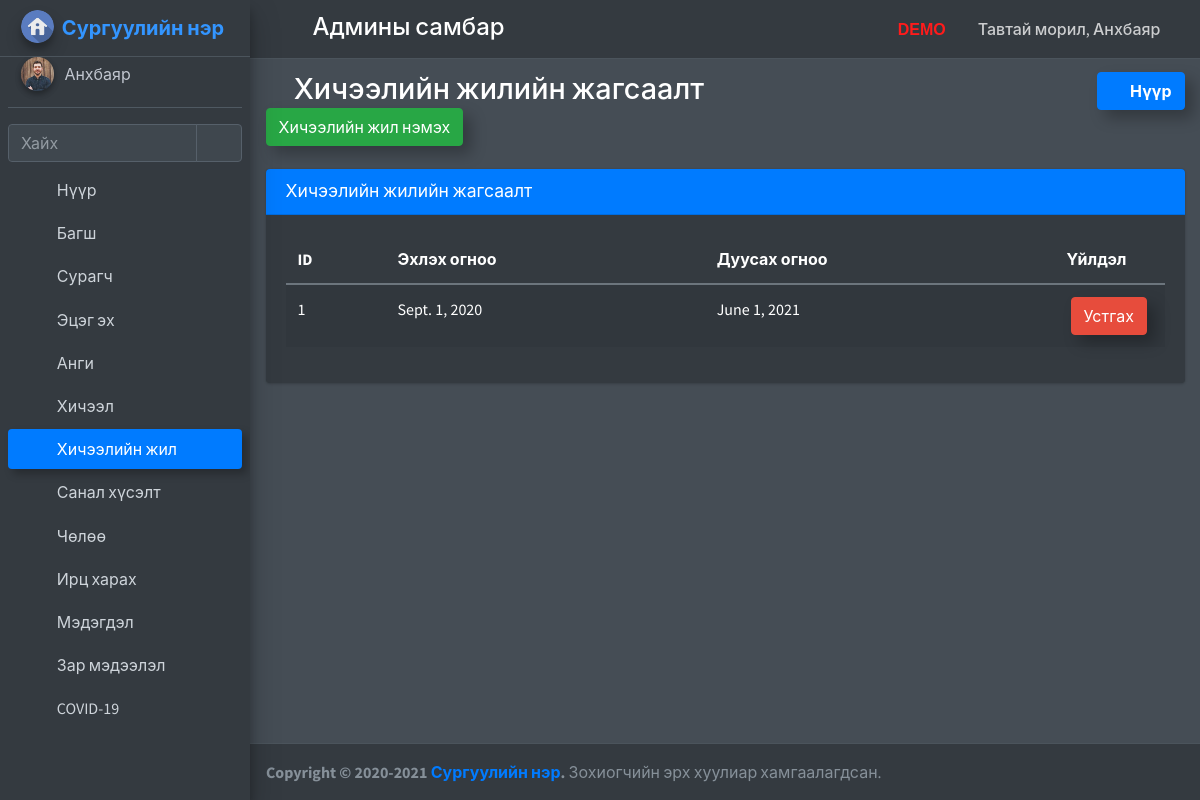
Screenshot of /manage_session (signed in) with the database file from the repository.
### school_management_app/models.py (models this page shows)
class CustomUser(AbstractUser):
    user_type_data=((1,"HOD"),(2,"Staff"),(3,"Student"),(4,"Parent"))
    user_type=models.CharField(default=1,choices=user_type_data,max_length=10)

class AdminHOD(models.Model):
    id=models.AutoField(primary_key=True)
    admin=models.OneToOneField(CustomUser,on_delete=models.CASCADE)
    created_at=models.DateTimeField(auto_now_add=True)
    updated_at=models.DateTimeField(auto_now_add=True)
    profile_pic=models.FileField(default="")
    objects=models.Manager()

class SessionYearModel(models.Model):
    id=models.AutoField(primary_key=True)
    session_start_year=models.DateField()
    session_end_year=models.DateField()
    object=models.Manager()

### school_management_app/HodViews.py (the view)
# urls.py: path('manage_session', HodViews.manage_session,name="manage_session"),
def manage_session(request):
    user=CustomUser.objects.get(id=request.user.id)
    admin=AdminHOD.objects.get(admin=user)
    sessions=SessionYearModel.object.all()
    return render(request,"hod_template/manage_session.html",{"sessions":sessions,"admin":admin})

### school_management_app/templates/hod_template/manage_session.html (shortened to what this page needs)
{% extends 'hod_template/base_template.html' %}
{% block page_title %}
<i class="nav-icon fas fa-calendar-alt"></i> Хичээлийн жилийн жагсаалт <a href="/add_session" class="btn btn-success shadow-custom">Хичээлийн жил нэмэх</a>
{% endblock page_title %}
{% block main_content %}
<section class="content">
  <div class="container-fluid">
    <div class="row">
      <div class="col-md-12">
        <div class="card card-primary">
          <div class="card-header">
            <h3 class="card-title">Хичээлийн жилийн жагсаалт</h3>
          </div>
          <div class="card-body">
            <table id="example1" class="table table-striped">
              <thead>
                <tr>
                  <th>ID</th>
                  <th>Эхлэх огноо</th>
                  <th>Дуусах огноо</th>
                  <th>Үйлдэл</th>
                </tr>
              </thead>
              <tbody>
                {% for session in sessions %}
                <tr>
                  <td style="width: 100px;">{{ session.id }}</td>
                  <td>{{ session.session_start_year }}</td>
                  <td>{{ session.session_end_year }}</td>
                  <td style="width: 110px;">
                    <a href="/delete_session/{{ session.id }}" title="Delete" data-toggle="modal"
                      data-target="#deleteReply" id="deleteButton{{session.id}}"
                      class="btn btn-danger ml-1 confirm-delete shadow-custom">Устгах</a>
                  </td>
                </tr>
                {% endfor %}
              </tbody>
            </table>
          </div>
        </div>
      </div>
    </div>
  </div>
</section>
{% endblock main_content %}

### school_management_app/templates/hod_template/base_template.html (shortened to what this page needs)
{% load static %}
<!DOCTYPE html>
<html>
<head>
  <link rel="stylesheet" href="{% static "plugins/fontawesome-free/css/all.min.css" %}">
  <link rel="stylesheet" href="https://code.ionicframework.com/ionicons/2.0.1/css/ionicons.min.css">
  <link rel="stylesheet" href="{% static "plugins/tempusdominus-bootstrap-4/css/tempusdominus-bootstrap-4.min.css" %}">
  <link rel="stylesheet" href="{% static "plugins/icheck-bootstrap/icheck-bootstrap.min.css" %}">
  <link rel="stylesheet" href="{% static "plugins/jqvmap/jqvmap.min.css" %}">
  <link rel="stylesheet" href="{% static "dist/css/adminlte.min.css" %}">
  <link rel="stylesheet" href="{% static "plugins/overlayScrollbars/css/OverlayScrollbars.min.css" %}">
  <link rel="stylesheet" href="{% static "plugins/daterangepicker/daterangepicker.css" %}">
  <link rel="stylesheet" href="{% static "plugins/summernote/summernote-bs4.css" %}">
  <link rel="stylesheet" href="{% static "custom/css/style.css" %}">
</head>
<body class="hold-transition sidebar-mini layout-fixed layout-navbar-fixed dark-mode">
  <div class="wrapper">
    <nav class="main-header navbar navbar-expand navbar-dark">
      <ul class="navbar-nav">
        <li class="nav-item">
          <a class="nav-link" data-widget="pushmenu" href="#"><i class="fas fa-bars"></i></a>
        </li>
      </ul>
      <h4 class="title-c1" style="margin-left: 10px; margin-top: 5px;">
        <span class="desktop">Админы самбар</span>
      </h4>
      <ul class="navbar-nav ml-auto">
        <li class="nav-item d-flex">
          <a class="nav-link">
            <span class="desktop-demo">DEMO</span>
        </li>
        <li class="nav-item d-flex">
          <a class="nav-link title-c2" style="white-space: nowrap; cursor: pointer;" data-toggle="dropdown" aria-haspopup="true" aria-expanded="false">
            <span class="hidden">Тавтай морил, </span>{{ user.last_name }}
            <i class="fas fa-angle-down"></i>
          </a>
        </li>
      </ul>
    </nav>
    {% include 'hod_template/sidebar_template.html' with user=user id=id %}
    <div class="content-wrapper">
      <div class="content-header">
        <div class="container-fluid">
          <div class="row mb-2">
            <div class="col-sm-6">
              <h1 class="m-0">
                {% block page_title %}
                {% endblock page_title %}
              </h1>
            </div>
            <div class="col-sm-6">
              <ol class="breadcrumb float-sm-right">
                <li class="breadcrumb-item"><a class="btn btn-primary font-weight-bold" href="{% url 'admin_home' %}"><i class="nav-icon fas fa-tachometer-alt mr-2"></i>Нүүр</a></li>
              </ol>
            </div>
          </div>
        </div>
      </div>
      {% block main_content %}{% endblock main_content %}
    </div>
    {% include 'hod_template/footer.html' %}
  </div>
</body>
</html>

### school_management_app/templates/hod_template/sidebar_template.html (shortened to what this page needs)
{% load static %}
<aside class="main-sidebar sidebar-dark-primary elevation-4">
  <a href="/admin_home" class="brand-link">
    <img src="{% static "dist/img/home-icon.png" %}" alt="logo" class="brand-image img-circle elevation-3"
      style="opacity: .9">
    <span class="brand-text font-weight-bold">Сургуулийн нэр</span>
  </a>
  <div class="sidebar">
    <div class="user-panel mt-3 pb-3 mb-3 d-flex">
      <div class="image">
        <img src="{{ admin.profile_pic }}" class="img-circle elevation-2 zoomD" alt="User Image">
      </div>
      <div class="info">
        <a href="{% url 'admin_profile' %}" class="d-block ">{{ user.last_name }}</a>
      </div>
    </div>
    <div class="form-inline">
      <div class="input-group" data-widget="sidebar-search">
        <input class="form-control form-control-sidebar" type="search" placeholder="Хайх" aria-label="Search">
        <div class="input-group-append">
          <button class="btn btn-sidebar" style="box-shadow: none !important;">
            <i class="fas fa-search fa-fw"></i>
          </button>
        </div>
      </div>
    </div>
    <nav class="mt-2">
      <ul class="nav nav-pills nav-sidebar flex-column nav-child-indent" data-widget="treeview" role="menu"
        data-accordion="false">
        <li class="nav-item">
          {% url 'admin_home' as admin_home %}
          <a href="{{ admin_home }}" class="nav-link {% if request.path == admin_home %} active {% endif %}">
            <i class="nav-icon fas fa-tachometer-alt"></i>
            <p>Нүүр</p>
          </a>
        </li>
        <li class="nav-item">
          {% url 'add_staff' as add_staff %}
          {% url 'manage_staff' as manage_staff %}
          {% url 'edit_staff' staff_id=id as edit_staff %}
          <a href="#" class="nav-link {% if request.path == add_staff %} active {% elif request.path == manage_staff %} active {% elif request.path == edit_staff %} active {% endif %}">
            <i class="nav-icon fas fa-chalkboard-teacher"></i>
            <p>Багш
              <i class="right fas fa-angle-left"></i>
            </p>
          </a>
        </li>
        <li class="nav-item">
          {% url 'add_student' as add_student %}
          {% url 'manage_student' as manage_student %}
          {% url 'edit_student' student_id=id as edit_student %}
          <a href="#" class="nav-link {% if request.path == add_student %} active {% elif request.path == manage_student %} active {% elif request.path == edit_student %} active {% endif %}">
            <i class="nav-icon fas fa-user-graduate"></i>
            <p>
              Сурагч
              <i class="right fas fa-angle-left"></i>
            </p>
          </a>
        </li>
        <li class="nav-item">
          {% url 'add_parent' as add_parent %}
          {% url 'manage_parent' as manage_parent %}
          {% url 'edit_parent' parent_id=id as edit_parent %}
          <a href="#" class="nav-link {% if request.path == add_parent %} active {% elif request.path == manage_parent %} active {% elif request.path == edit_parent %} active {% endif %}">
            <i class="nav-icon fas fa-users"></i>
            <p>
              Эцэг эх
              <i class="right fas fa-angle-left"></i>
            </p>
          </a>
        </li>
        <li class="nav-item">
          {% url 'add_course' as add_course %}
          {% url 'manage_course' as manage_course %}
          {% url 'edit_course' course_id=id as edit_course %}
          <a href="#" class="nav-link {% if request.path == add_course %} active {% elif request.path == manage_course %} active {% elif request.path == edit_course %} active {% endif %}">
            <i class="nav-icon fas fa-book"></i>
            <p>
              Анги
              <i class="right fas fa-angle-left"></i>
            </p>
          </a>
        </li>
        <li class="nav-item">
          {% url 'add_subject' as add_subject %}
          {% url 'manage_subject' as manage_subject %}
          {% url 'edit_subject' subject_id=id as edit_subject %}
          <a href="#" class="nav-link {% if request.path == add_subject %} active {% elif request.path == manage_subject %} active {% elif request.path == edit_subject %} active {% endif %}">
            <i class="nav-icon fas fa-book-open"></i>
            <p>
              Хичээл
              <i class="right fas fa-angle-left"></i>
            </p>
          </a>
        </li>
        <li class="nav-item">
          {% url 'add_session' as add_session %}
          {% url 'manage_session' as manage_session %}
          <a href="#" class="nav-link {% if request.path == add_session %} active {% elif request.path == manage_session %} active {% endif %}">
            <i class="nav-icon fas fa-calendar-alt"></i>
            <p>
              Хичээлийн жил
              <i class="right fas fa-angle-left"></i>
            </p>
          </a>
        </li>
        <li class="nav-item">
          {% url 'student_feedback_message' as student_feedback_message %}
          {% url 'staff_feedback_message' as staff_feedback_message %}
          {% url 'parent_feedback_message' as parent_feedback_message %}
          <a href="#" class="nav-link {% if request.path == student_feedback_message %} active {% elif request.path == staff_feedback_message %} active {% elif request.path == parent_feedback_message %} active {% endif %}">
            <i class="nav-icon fas fa-comments"></i>
            <p>
              Санал хүсэлт
              <i class="right fas fa-angle-left"></i>
            </p>
          </a>
        </li>
        <li class="nav-item">
          {% url 'student_leave_view' as student_leave_view %}
          {% url 'staff_leave_view' as staff_leave_view %}
          <a href="#" class="nav-link {% if request.path == student_leave_view %} active {% elif request.path == staff_leave_view %} active {% endif %}">
            <i class="nav-icon fas fa-sign-out-alt"></i>
            <p>
              Чөлөө
              <i class="right fas fa-angle-left"></i>
            </p>
          </a>
        </li>
        <li class="nav-item">
          {% url 'admin_view_attendance' as admin_view_attendance %}
          <a href="{% url 'admin_view_attendance' %}"
            class="nav-link {% if request.path == admin_view_attendance %} active {% endif %}">
            <i class="nav-icon fas fa-user-check"></i>
            <p>
              Ирц харах
            </p>
          </a>
        </li>
        <li class="nav-item">
          {% url 'admin_send_notification_staff' as admin_send_notification_staff %}
          {% url 'admin_send_notification_student' as admin_send_notification_student %}
          {% url 'admin_send_notification_parent' as admin_send_notification_parent %}
          <a href="#" class="nav-link ">
            <i class="nav-icon fas fa-bell"></i>
            <p>
              Мэдэгдэл
              <i class="right fas fa-angle-left"></i>
            </p>
          </a>
        </li>
        {% url 'manage_tnews' as manage_tnews %}
        {% url 'edit_tnews' TNews_id=id as edit_tnews %}
        {% url 'add_tnews' as add_tnews %}
        {% url 'view_tnews' TNews_id=id as view_tnews %}
        {% url 'manage_news' as manage_news %}
        {% url 'edit_news' News_id=id as edit_news %}
        {% url 'add_news' as add_news %}
        {% url 'view_news' News_id=id as view_news %}
        {% url 'manage_pnews' as manage_pnews %}
        {% url 'edit_pnews' PNews_id=id as edit_pnews %}
        {% url 'add_pnews' as add_pnews %}
        {% url 'view_pnews' PNews_id=id as view_pnews %}
        <li class="nav-item">
          <a href="#" class="nav-link
          ">
            <i class="nav-icon fas fa-newspaper"></i>
            <p>
              Зар мэдээлэл
              <i class="right fas fa-angle-left"></i>
            </p>
          </a>
        <li class="nav-item">
          {% url 'covid19' as covid19 %}
          <a href="{% url 'covid19' %}" class="nav-link {% if request.path == covid19 %} active {% endif %}">
            <i class="nav-icon fas fa-virus"></i>
            <p>
              COVID-19
            </p>
          </a>
        </li>
      </ul>
    </nav>
  </div>
</aside>

### school_management_app/static/custom/css/style.css (style rules this page uses)
.shadow-custom { box-shadow: 8px 8px 15px rgba(0, 0, 0, 0.267) !important; }
.breadcrumb-item { margin-top: 10px; display: none; }
@media screen and (min-width: 992px) { .breadcrumb-item { margin-top: 0px; display: inline-block; } }
.btn { box-shadow: 8px 8px 15px rgba(0, 0, 0, 0.267) !important; }

### school_management_app/templates/hod_template/base_template.html (style rules this page uses)
.title-c1 { font-size: 20px; }
.desktop { font-size: 0px; }
.desktop-demo { font-size: 0px; }
.title-c2 { font-size: 15px; }
.hidden { font-size: 0; }
@media screen and (min-width: 992px) { .title-c1 { font-size: 24px; } }
@media screen and (min-width: 992px) { .desktop { font-size: 24px; } }
@media screen and (min-width: 992px) { .desktop-demo { font-size: 1rem; color: #ff1b1b; font-weight: 700; font-family: sans-serif; } }
@media screen and (min-width: 992px) { .title-c2 { font-size: 16px; font-weight: 500; } }
@media screen and (min-width: 992px) { .hidden { font-size: 16px; } }

### school_management_app/templates/hod_template/sidebar_template.html (style rules this page uses)
.zoomD { cursor: zoom-in; }
.nav-link.active { box-shadow: 5px 5px 8px rgba(0, 0, 0, 0.267) !important; }

### rows the page displays
CustomUser: last_name "Анхбаяр"
AdminHOD: profile_pic (picture)
SessionYearModel: id "1", session_start_year "Sept. 1, 2020", session_end_year "June 1, 2021"
